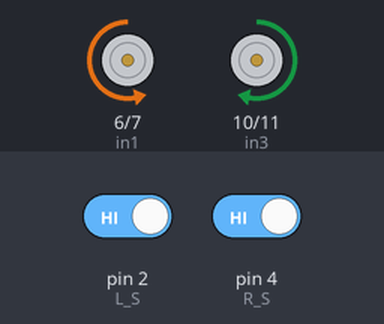
Bench run of a sketch on a simulated Arduino Uno, built with avr-gcc and run on an emulated ATmega328P. On the bench: motor-driver pin pairs drawn as motors (green arrow = first pin HIGH = forward, orange = second pin HIGH = backward, longer = more drive, scaled by the enable pin). Inputs (shaded band) come from the test bench; at power-on: pin 2 (L_S) HIGH, pin 4 (R_S) HIGH.

Above: at 1.2 s.
1.3 s: pin 2 (L_S) driven LOW
At 1.7 s:
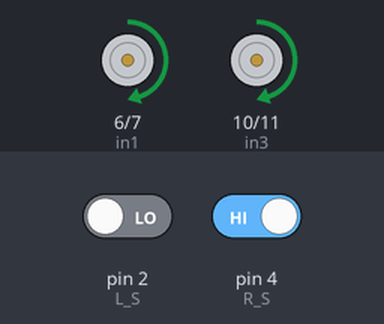
2.8 s: pin 2 (L_S) driven HIGH
At 4.0 s:
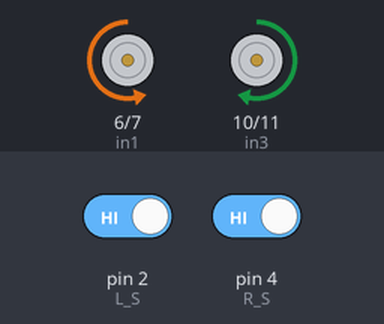
4.3 s: pin 4 (R_S) driven LOW
At 5.2 s:
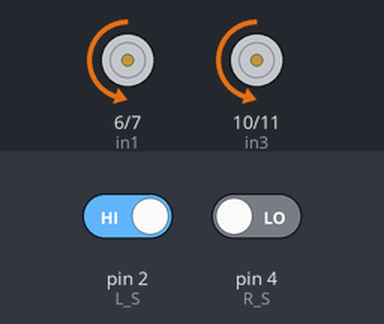
5.8 s: pin 4 (R_S) driven HIGH
At 6.3 s:
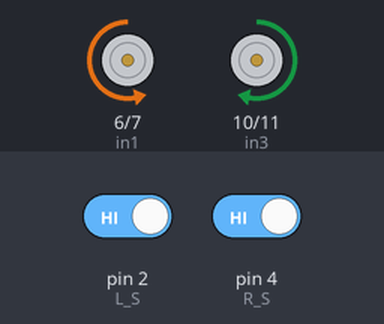
Timing chart, 0 to 8.3 s (numbered marks = the images above; inputs shaded):
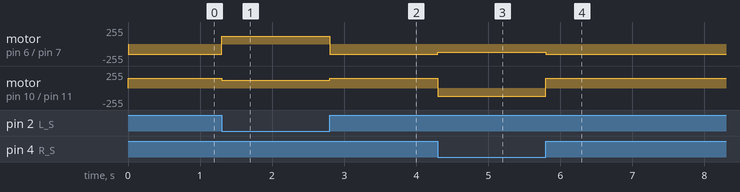

The sketch:

linefollowercode.ino
```cpp
// Arduino Line Follower Robot Code

#define enA 3 // Enable1 L293 Pin enA
#define in1 6 // Motor1 L293 Pin in1
#define in2 7 // Motor1 L293 Pin in1
#define in3 10 // Motor2 L293 Pin in1
#define in4 11 // Motor2 L293 Pin in1
#define enB 9 // Enable2 L293 Pin enB
#define R_S 4 // ir sensor Right
#define L_S 2 // ir sensor Left

void setup() {
  Serial.begin(9600);
  pinMode(R_S, INPUT);
  pinMode(L_S, INPUT);
  pinMode(enA, OUTPUT);
  pinMode(in1, OUTPUT);
  pinMode(in2, OUTPUT);
  pinMode(in3, OUTPUT);
  pinMode(in4, OUTPUT);
  pinMode(enB, OUTPUT);
}

void loop() {
  if (digitalRead(R_S) == 0 && digitalRead(L_S) == 0) {
    forward(); // Both sensors on white (off the line), move forward to find the line
  } else if (digitalRead(R_S) == 1 && digitalRead(L_S) == 0) {
    turnRight(); // Right sensor on black, left on white, turn right
  } else if (digitalRead(R_S) == 0 && digitalRead(L_S) == 1) {
    turnLeft(); // Right sensor on white, left on black, turn left
  } else if (digitalRead(R_S) == 1 && digitalRead(L_S) == 1) {
    forward(); // Both sensors on black (on the line), stop to prevent overshooting
  }
}

void forward() {
  analogWrite(enA, 150); // Increased speed for straight movement
  analogWrite(enB, 150);
  digitalWrite(in1, LOW);
  digitalWrite(in2, HIGH);
  digitalWrite(in3, HIGH);
  digitalWrite(in4, LOW);
}

void turnRight() {
  analogWrite(enA, 120); // Adjusted speed for better turning accuracy
  analogWrite(enB, 120);
  digitalWrite(in1, HIGH);
  digitalWrite(in2, LOW);
  digitalWrite(in3, HIGH);
  digitalWrite(in4, LOW);
}

void turnLeft() {
  analogWrite(enA, 120); // Adjusted speed for better turning accuracy
  analogWrite(enB, 120);
  digitalWrite(in1, LOW);
  digitalWrite(in2, HIGH);
  digitalWrite(in3, LOW);
  digitalWrite(in4, HIGH);
}

void Stop() {
  digitalWrite(in1, LOW);
  digitalWrite(in2, LOW);
  digitalWrite(in3, LOW);
  digitalWrite(in4, LOW);
}
```

Measured:
- after the input at 1.3 s, motor on pin 6 (in1) / pin 7 (in2): backward 150/255 → forward 120/255 at once; motor on pin 10 (in3) / pin 11 (in4): forward 150/255 → forward 120/255 at once
- after the input at 2.8 s, motor on pin 6 (in1) / pin 7 (in2): forward 120/255 → backward 150/255 at once; motor on pin 10 (in3) / pin 11 (in4): forward 120/255 → forward 150/255 at once
- after the input at 4.3 s, motor on pin 6 (in1) / pin 7 (in2): backward 150/255 → backward 120/255 at once; motor on pin 10 (in3) / pin 11 (in4): forward 150/255 → backward 120/255 at once
- after the input at 5.8 s, motor on pin 6 (in1) / pin 7 (in2): backward 120/255 → backward 150/255 at once; motor on pin 10 (in3) / pin 11 (in4): backward 120/255 → forward 150/255 at once
